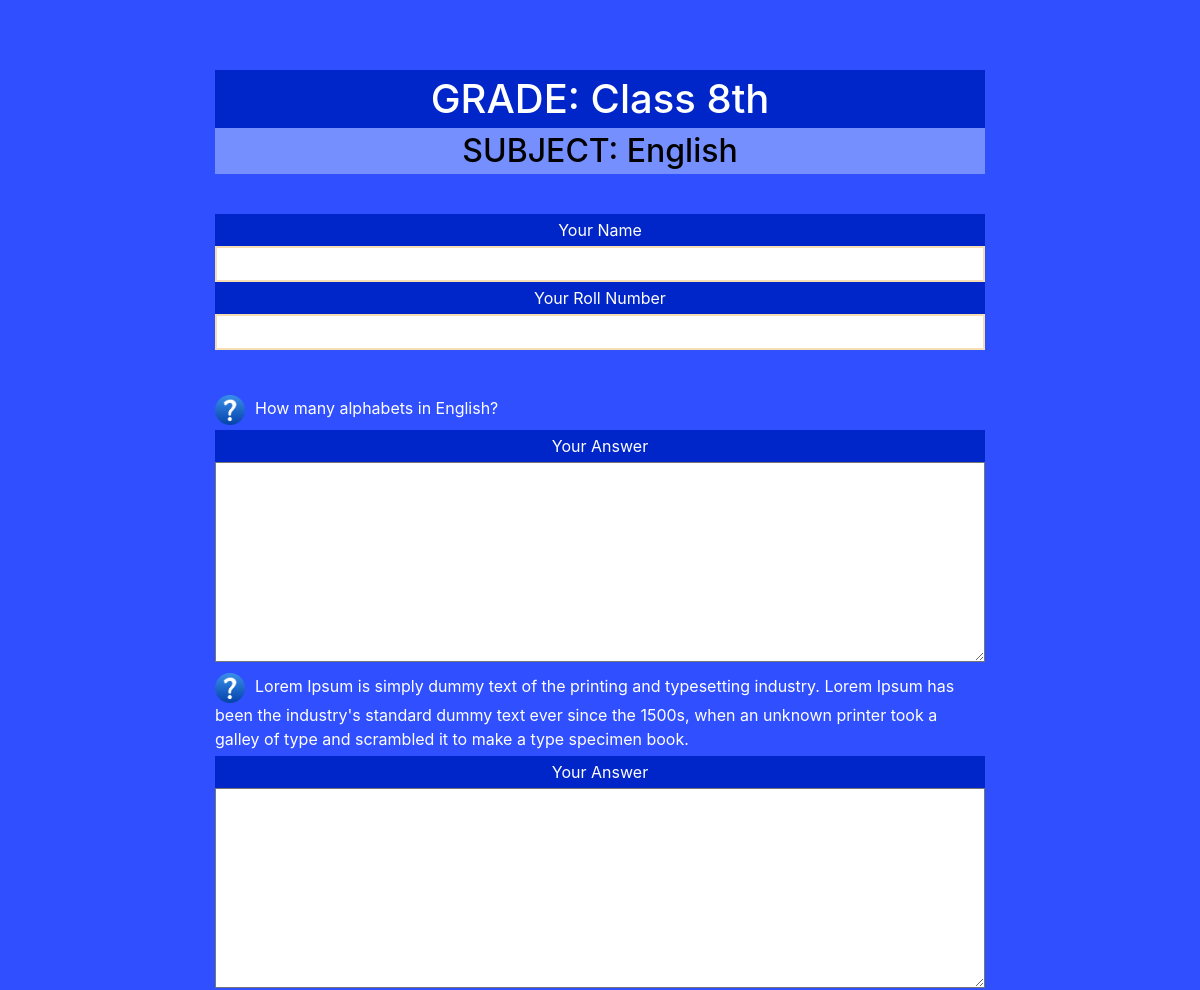
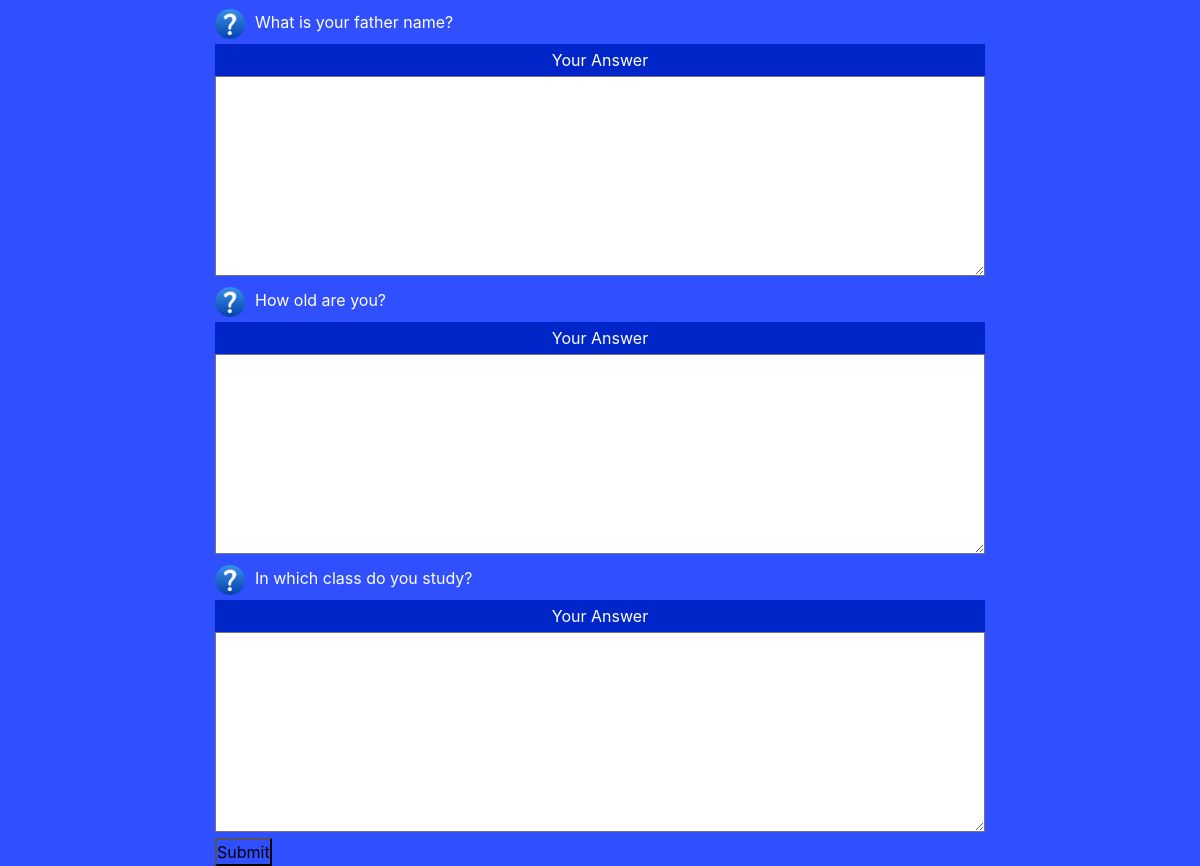
Page /mathTest/mathtest on the committed database (2 pictures, top to bottom).
### MathTest/models.py (models this page shows)
class MathTester(models.Model):
    grade = models.CharField(max_length=20)
    Sub = models.CharField(max_length=500)
    q_no_1 = models.CharField(max_length=1000)
    q_no_2 = models.CharField(max_length=1000)
    q_no_3 = models.CharField(max_length=1000)
    q_no_4 = models.CharField(max_length=1000)
    q_no_5 = models.CharField(max_length=1000)

### MathTest/views.py (the view)
# urls.py: path('mathtest', views.mathtest, name='mathtest'),
def mathtest(request):
    question = MathTester.objects.all()
    if request.method == 'POST':
        name = request.POST['std_name']
        rollNo = request.POST['rollNo']
        ans_no_1 = request.POST['MathAns1']
        ans_no_2 = request.POST['MathAns2']
        ans_no_3 = request.POST['MathAns3']
        ans_no_4 = request.POST['MathAns4']
        ans_no_5 = request.POST['MathAns5']
        MathAnswer = MathAnswers(name=name, rollNo=rollNo, ans_no_1=ans_no_1, ans_no_2=ans_no_2, ans_no_3=ans_no_3, ans_no_4=ans_no_4, ans_no_5=ans_no_5)
        MathAnswer.save()
        return redirect('/')
    else:
        return render(request, 'mathtest.html', {'question': question})

### templates/mathtest.html (shortened to what this page needs)
{% extends 'base.html' %}
{% block content %}
{% load static %}
<div class="main">
    <div class="container wrap">
        <div class="row">
            <div class="col-md-8 col-sm-4 central">
                {% for x in question %}
                <h1 class="head">GRADE: {{x.grade}}</h1>
                <h2 class="sub">SUBJECT: {{x.Sub}}</h2>
                <div class="distance"></div>
                <form action="" method="POST">
                    <div class="details">
                        <div class="ansHead">Your Name</div>
                        <input type="text" name="std_name" id="std_name">
                        <div class="ansHead">Your Roll Number</div>
                        <input type="text" name="rollNo" id="rollNo">
                    </div>
                    <div class="distance"></div>
                    <p class="questions"><img src="{% static 'images/mark.png' %}" alt="">{{x.q_no_1}}</p>
                    <div class="ansHead">Your Answer</div>
                    <textarea name="MathAns1" id="MathAns1"></textarea>
                    <p class="questions"><img src="{% static 'images/mark.png' %}" alt="">{{x.q_no_2}}</p>
                    <div class="ansHead">Your Answer</div>
                    <textarea name="MathAns2" id="MathAns2"></textarea>
                    <p class="questions"><img src="{% static 'images/mark.png' %}" alt="">{{x.q_no_3}}</p>
                    <div class="ansHead">Your Answer</div>
                    <textarea name="MathAns3" id="MathAns3"></textarea>
                    <p class="questions"><img src="{% static 'images/mark.png' %}" alt="">{{x.q_no_4}}</p>
                    <div class="ansHead">Your Answer</div>
                    <textarea name="MathAns4" id="MathAns4"></textarea>
                    <p class="questions"><img src="{% static 'images/mark.png' %}" alt="">{{x.q_no_5}}</p>
                    <div class="ansHead">Your Answer</div>
                    <textarea name="MathAns5" id="MathAns5"></textarea>
                    <input type="submit">
                </form>
                {% endfor %}
            </div>
        </div>
    </div>
</div>
{% endblock content %}

### templates/base.html (shortened to what this page needs)
<!DOCTYPE html>
{% load static %}
<html lang="en">
<head>
    <link rel="stylesheet" href="{% static 'style.css' %}">
    <link rel="stylesheet" href="https://maxcdn.bootstrapcdn.com/bootstrap/4.0.0/css/bootstrap.min.css"
>
</head>
<body>
{% block content %}
{% endblock content %}
</body>
</html>

### static/style.css (style rules this page uses)
* { margin: 0px; padding: 0px; background: #304ffe; }
div.main { width: 100%; height: 100%; background: white; }
div.wrap { margin: 0px; width: 100%; max-width: 100%; padding-top: 70px; }
.central { margin: 0px auto; }
.questions { margin: 0px; padding: 5px 0px; color: white; }
.questions img { width: 30px; height: 30px; margin-right: 10px; }
div.distance { height: 40px; }
.main textarea { width: 100%; height: 200px; background: white; padding: 10px; }
.details input { padding: 4px; background: white; border: 2px solid wheat; width: 100%; }
.head { margin: 0px; color: white; text-align: center; padding: 5px 0px; background: #0026ca; }
.sub { margin: 0px; background: #768fff; text-align: center; color: black; padding: 4px 0px; }
div.ansHead { padding: 4px 0px; color: white; background: #0026ca; text-align: center; }

### rows in the picture
MathTester: grade "Class 8th", Sub "English", q_no_1 "How many alphabets in English?", q_no_2 "Lorem Ipsum is simply dummy text of the printing and typesetting industry. Lorem Ipsum has been the industry's standard dummy text ever since the 1500s, when an unknown printer took a galley of type and scrambled it to make a type specimen book.", q_no_3 "What is your father name?", q_no_4 "How old are you?", q_no_5 "In which class do you study?"
